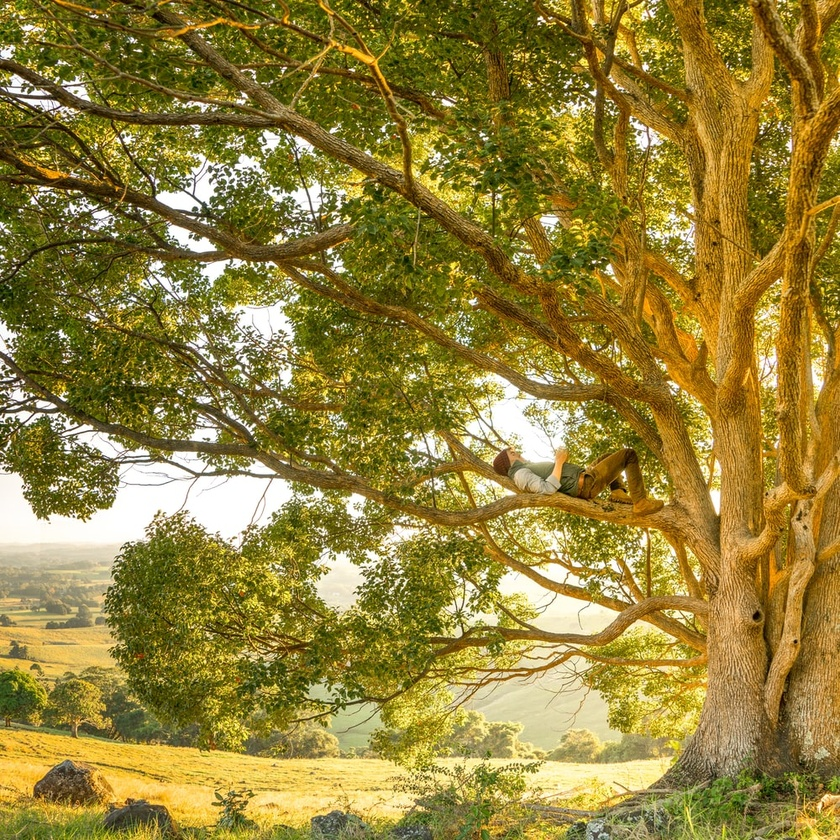
#> input picture morphological-operations/tree.jpeg, 840 x 840 px, shrunk from 1000 x 1000 before the run
$ python morph.py --image tree.jpeg
#> lines starting #> are read from the running program, lines starting #| are printed output that depends on the picture; after the words box and inside, x2 and y2 are one past the last pixel; in counts of white or black regions, pixels touching at a corner belong together
import cv2
import argparse

ap = argparse.ArgumentParser()
ap.add_argument("-i", "--image", type=str, required=True,
	help="path to input image")
args = vars(ap.parse_args())

image = cv2.imread(args["image"])
#> image is the input picture: shape (840, 840, 3); mean B, G, R 58.7, 130.3, 147.6
cv2.imshow("Image",image)
cv2.waitKey(0)

gray = cv2.cvtColor(image,cv2.COLOR_RGB2GRAY)
cv2.imshow("gray",gray)
cv2.waitKey(0)

blurry = cv2.GaussianBlur(image, (9,9),0)
cv2.imshow("blurry",blurry)
cv2.waitKey(0)

dialate = cv2.dilate(blurry,None,iterations=2)
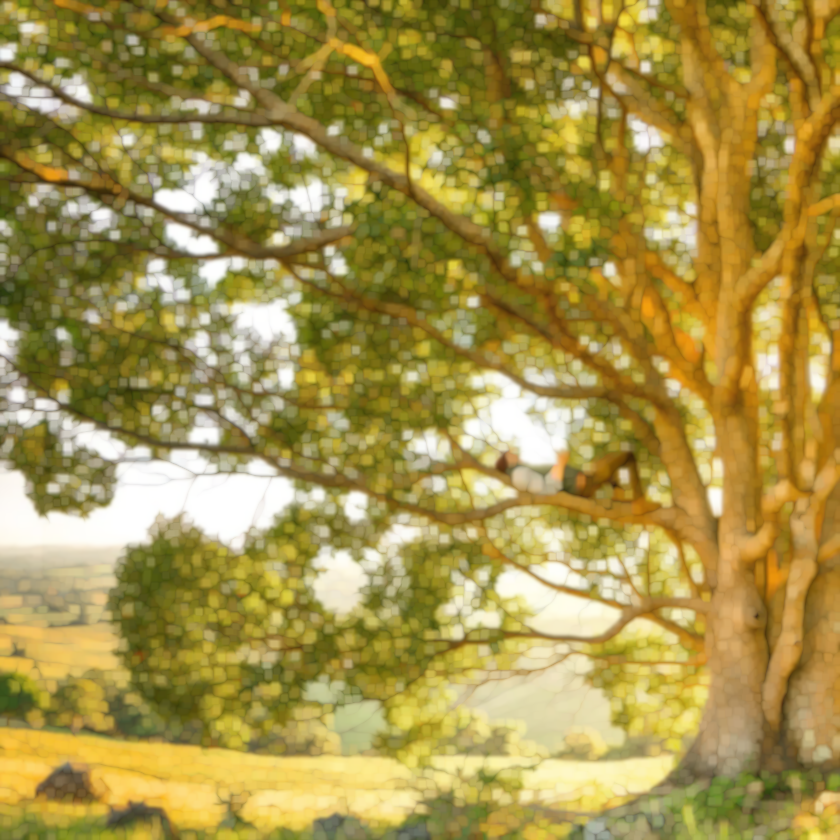
#> dialate: shape (840, 840, 3); mean B, G, R 75.7, 147.4, 165.4
cv2.imshow("Dialated",dialate)
cv2.waitKey(0)

erode = cv2.erode(gray,None,iterations = 2)
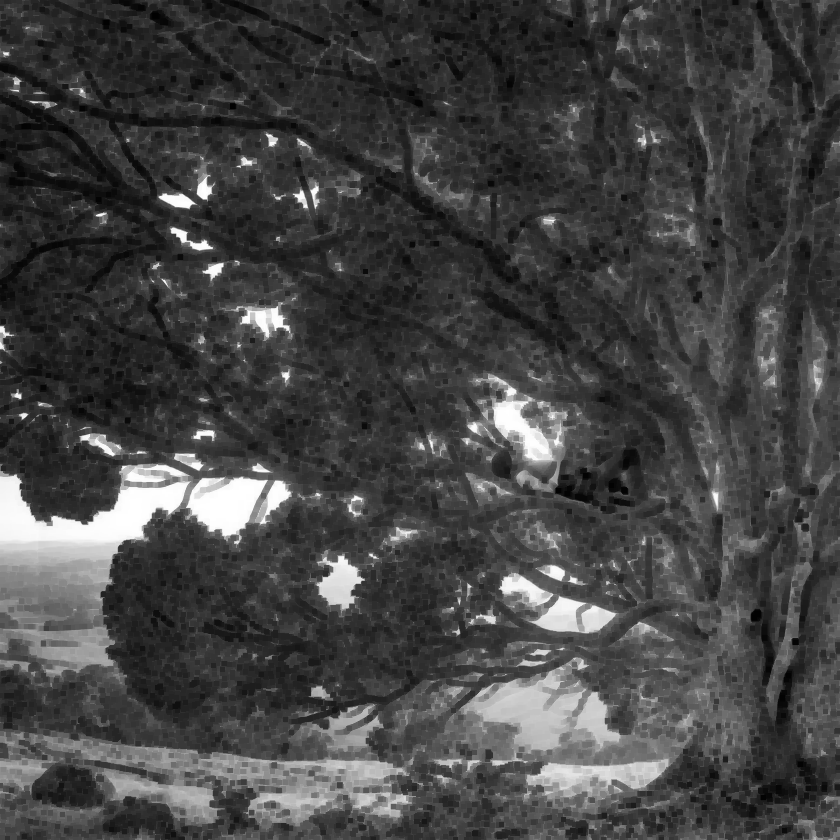
#> erode: shape (840, 840); min 1, max 255, mean 67.9
cv2.imshow("eroded",erode)
cv2.waitKey(0)

grayed = cv2.cvtColor(image, cv2.COLOR_BGR2GRAY)
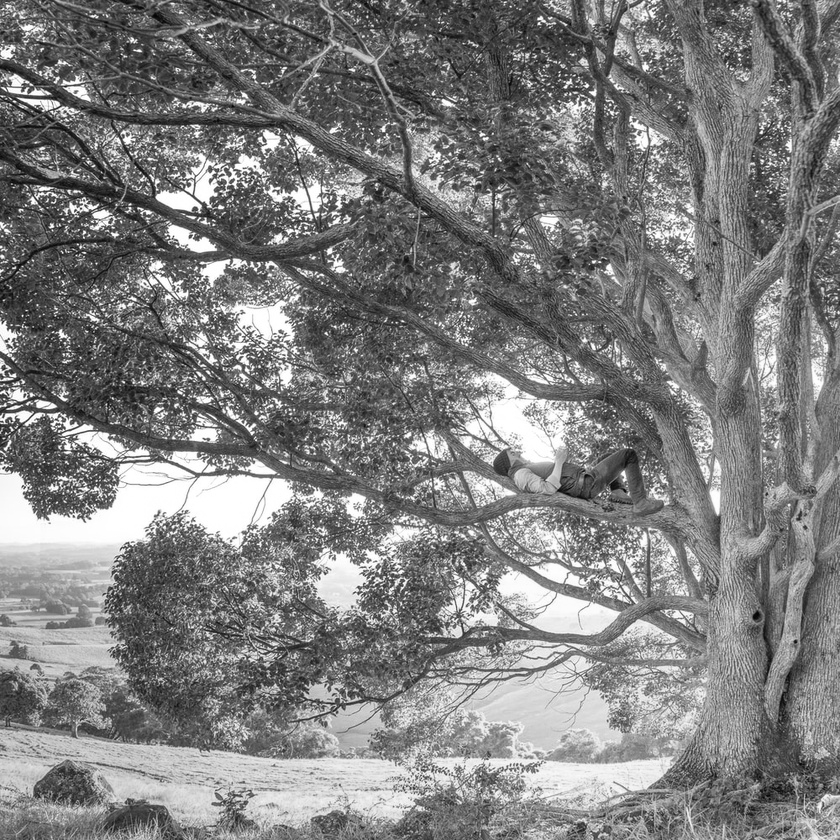
#> grayed: shape (840, 840); min 4, max 255, mean 127.3
blurred = cv2.GaussianBlur(gray, (7, 7), 0)

(T, thresh) = cv2.threshold(blurred, 200, 255, cv2.THRESH_BINARY)
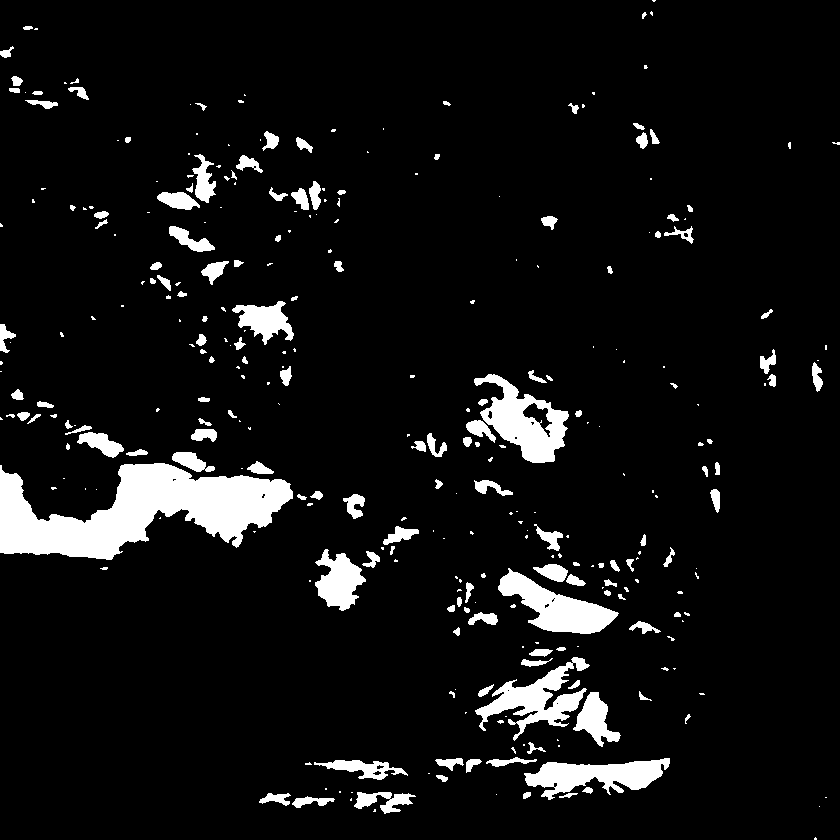
#> thresh: shape (840, 840); 7.2% white; 314 white regions (169 under 20 px), largest, box (x1, y1, x2, y2) and area: (0, 463, 293, 560) 15119, (474, 374, 569, 463) 3828, (498, 568, 619, 634) 3427
cv2.imshow("Threshold Binary", thresh)
cv2.waitKey(0)

(t, thresh) = cv2.threshold(blurred, 0, 255,
	cv2.THRESH_BINARY | cv2.THRESH_OTSU)
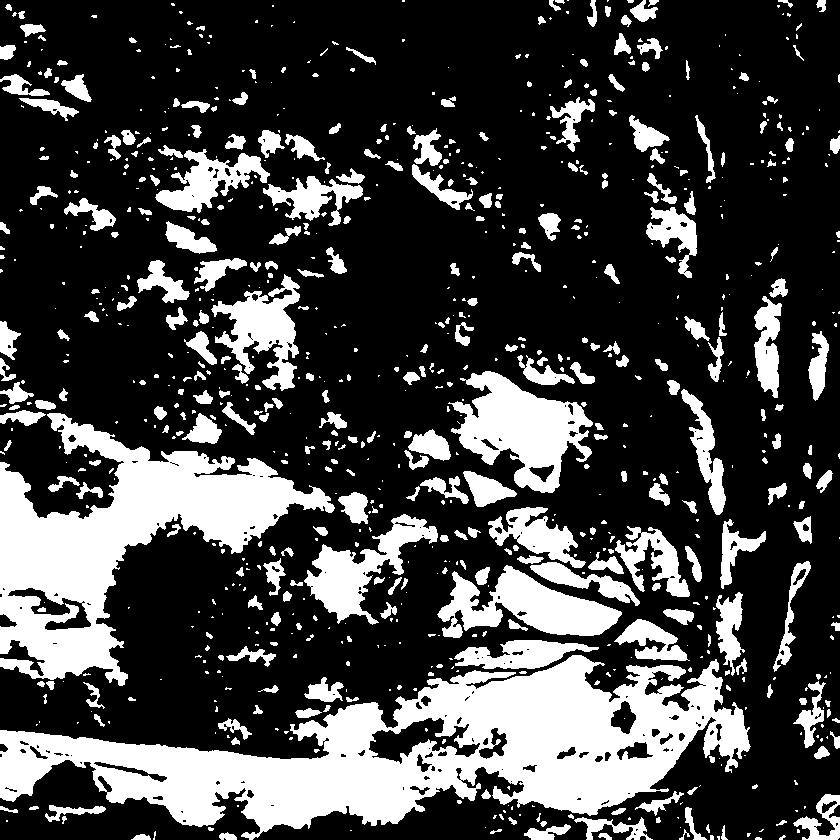
#> thresh: shape (840, 840); 26.6% white; 868 white regions (513 under 20 px), largest, box (x1, y1, x2, y2) and area: (0, 655, 751, 840) 59150, (0, 413, 335, 686) 33131, (448, 371, 593, 493) 8882
#> t = 132
cv2.imshow("Otsu's Threshold: {}".format(t), thresh)
cv2.waitKey(0)


t = cv2.adaptiveThreshold(blurred,255,cv2.ADAPTIVE_THRESH_GAUSSIAN_C,cv2.THRESH_BINARY,21,1)
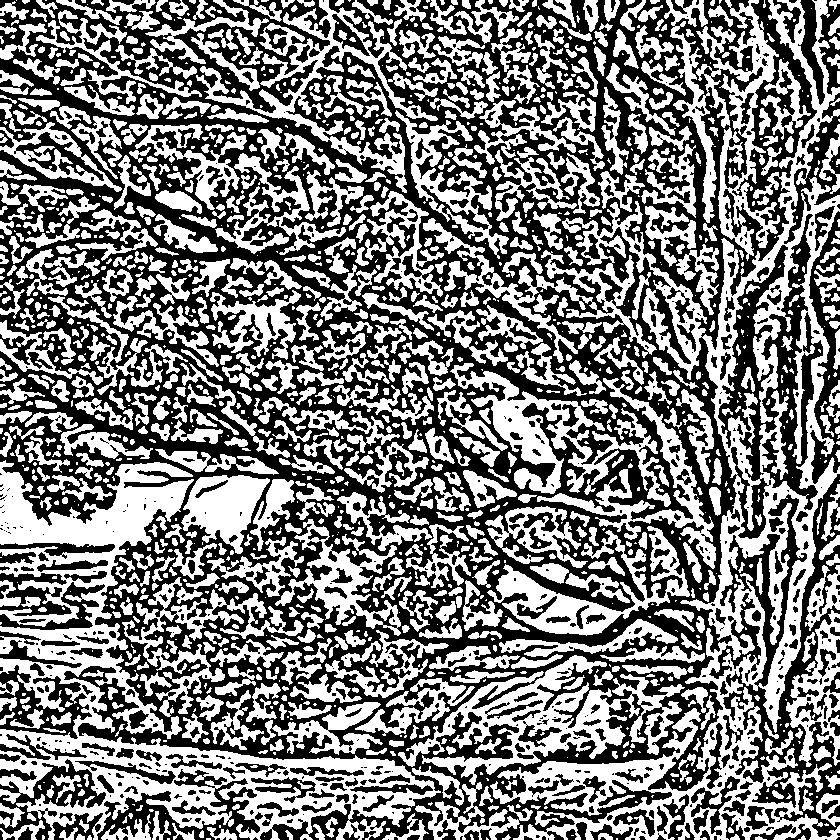
#> t: shape (840, 840); 48.7% white; 1488 white regions (631 under 20 px), largest, box (x1, y1, x2, y2) and area: (423, 0, 840, 840) 53422, (0, 460, 441, 840) 38841, (398, 655, 685, 785) 11187
cv2.imshow(" Adaptive Threshold",t)
cv2.waitKey(0)
